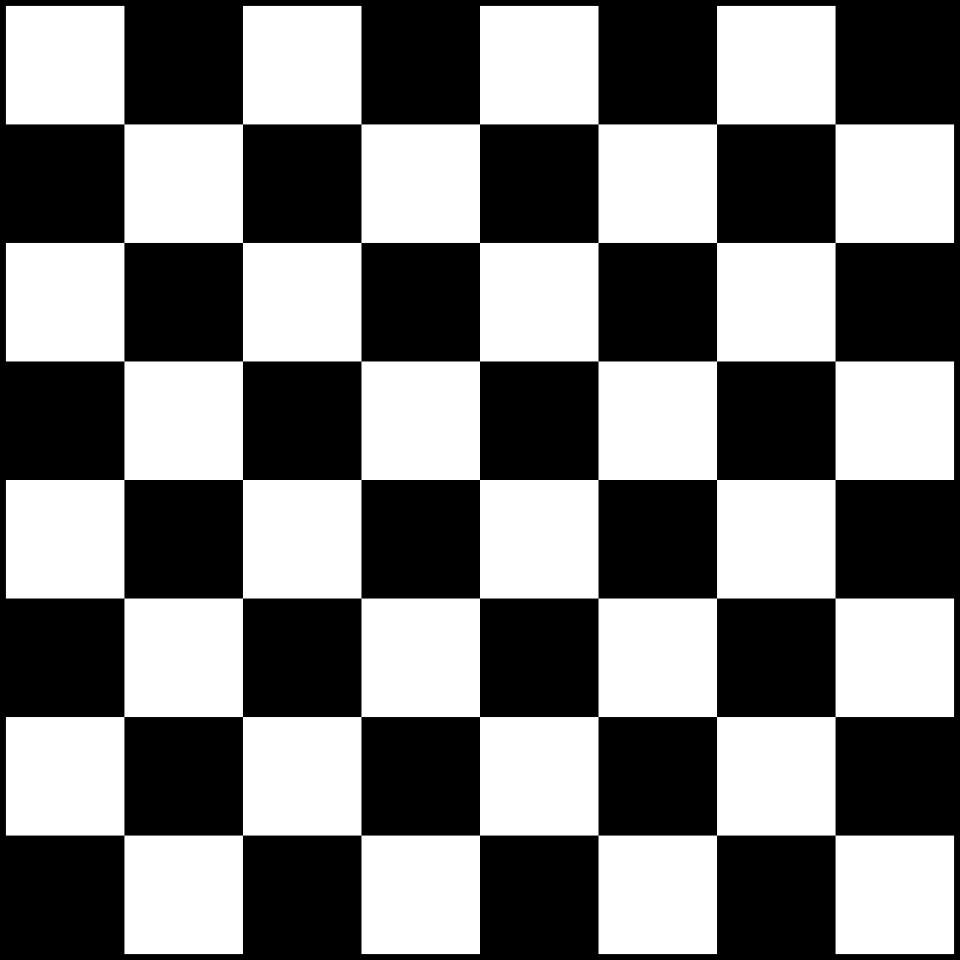
#> input picture assets/chessboard.png, 960 x 960 px, found by its file name
$ python tutorial6.py
#> lines starting #> are read from the running program, lines starting #| are printed output that depends on the picture
import cv2
import numpy as np

# Load the image from file
img = cv2.imread('assets/chessboard.png')
#> img is the input picture: shape (960, 960, 3); min 0, max 255, mean 124.4

# Resize the image to 75% of its original size
img = cv2.resize(img, (0, 0), fx=0.75, fy=0.75)
#> img: shape (720, 720, 3)

# Convert the image to grayscale (needed for corner detection)
gray = cv2.cvtColor(img, cv2.COLOR_BGR2GRAY)

# Detect up to 100 strong corners in the image
# 0.01 = quality level (lower = more corners)
# 10 = minimum distance between detected corners
corners = cv2.goodFeaturesToTrack(gray, 100, 0.01, 10)
#> corners = 79 rows, first 8: [360, 360], [537, 360], [182, 359], [360, 537], [359, 182], [538, 538], [181, 181], [181, 538]

# Convert corner coordinates to integers
corners = np.intp(corners)

# Draw a blue circle on each detected corner
for corner in corners:
    x, y = corner.ravel()  # Get x and y coordinates
    cv2.circle(img, (x, y), 5, (255, 0, 0), -1)
#> this loop made 79 passes
#> (x, y) on passes 1 to 12: (360, 360), (537, 360), (182, 359), (360, 537), (359, 182), (538, 538), (181, 181), (181, 538), (538, 181), (360, 626), (360, 93), (626, 360)
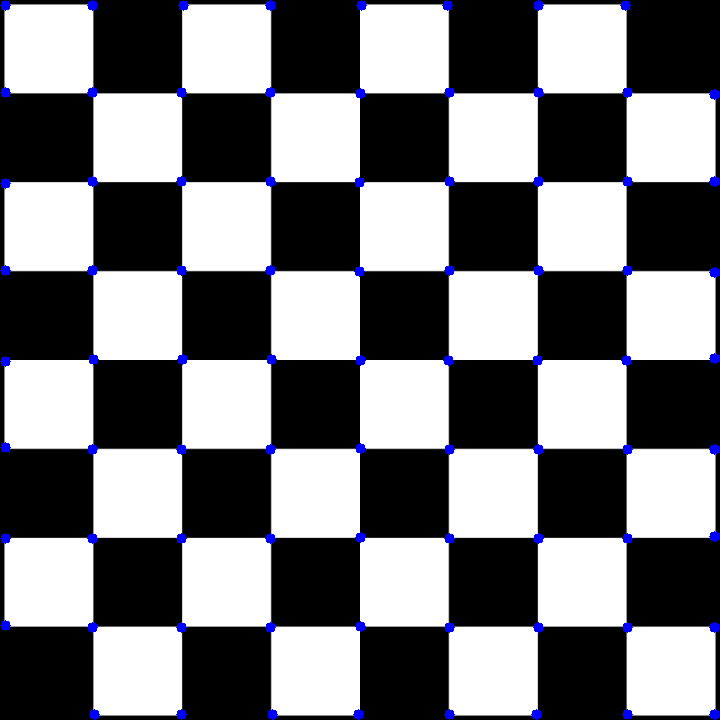
#> img: shape (720, 720, 3); mean B, G, R 126.1, 122.9, 122.9

# Draw lines between every pair of corners
for i in range(len(corners)):
    for j in range(i + 1, len(corners)):
        corner1 = tuple(corners[i][0])  # First corner
        corner2 = tuple(corners[j][0])  # Second corner

        # Generate a random color for each line
        color = tuple(map(lambda x: int(x), np.random.randint(0, 255, size=3)))

        # Draw the line between the two corners
        cv2.line(img, corner1, corner2, color, 1)
#> this loop made 79 passes
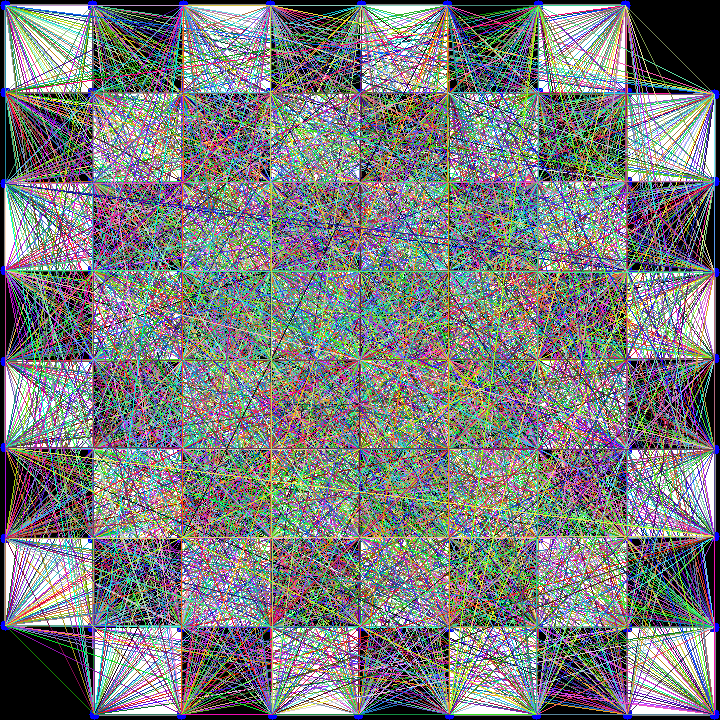
#> img: shape (720, 720, 3); mean B, G, R 125.1, 124.4, 122.3

# Display the final image in a window
cv2.imshow("Frame", img)

# Wait until a key is pressed
cv2.waitKey(0)

# Close all OpenCV windows
cv2.destroyAllWindows()

$ run again, with assets/meme.jpg saved as assets/chessboard.png
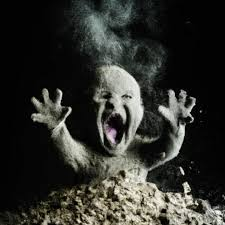
#> input picture assets/meme.jpg, 225 x 225 px, found by its file name
#> img is the input picture: shape (225, 225, 3); mean B, G, R 43.4, 48, 47.2
#> `gray = cv2.cvtColor(img, cv2.COLOR_BGR2GRAY)`:
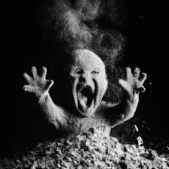
#> gray: shape (169, 169); min 0, max 248, mean 47.2
#> corners = 100 rows, first 8: [139, 145], [137, 130], [126, 151], [140, 155], [135, 93], [52, 80], [139, 166], [43, 67]
#> the loop `for corner in corners:` made 100 passes
#> the loop `for i in range(len(corners)):` made 100 passes
#> after the loop `for i in range(len(corners)):`:
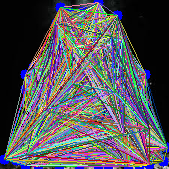
#> img: shape (169, 169, 3); mean B, G, R 89.3, 84.4, 85.4
